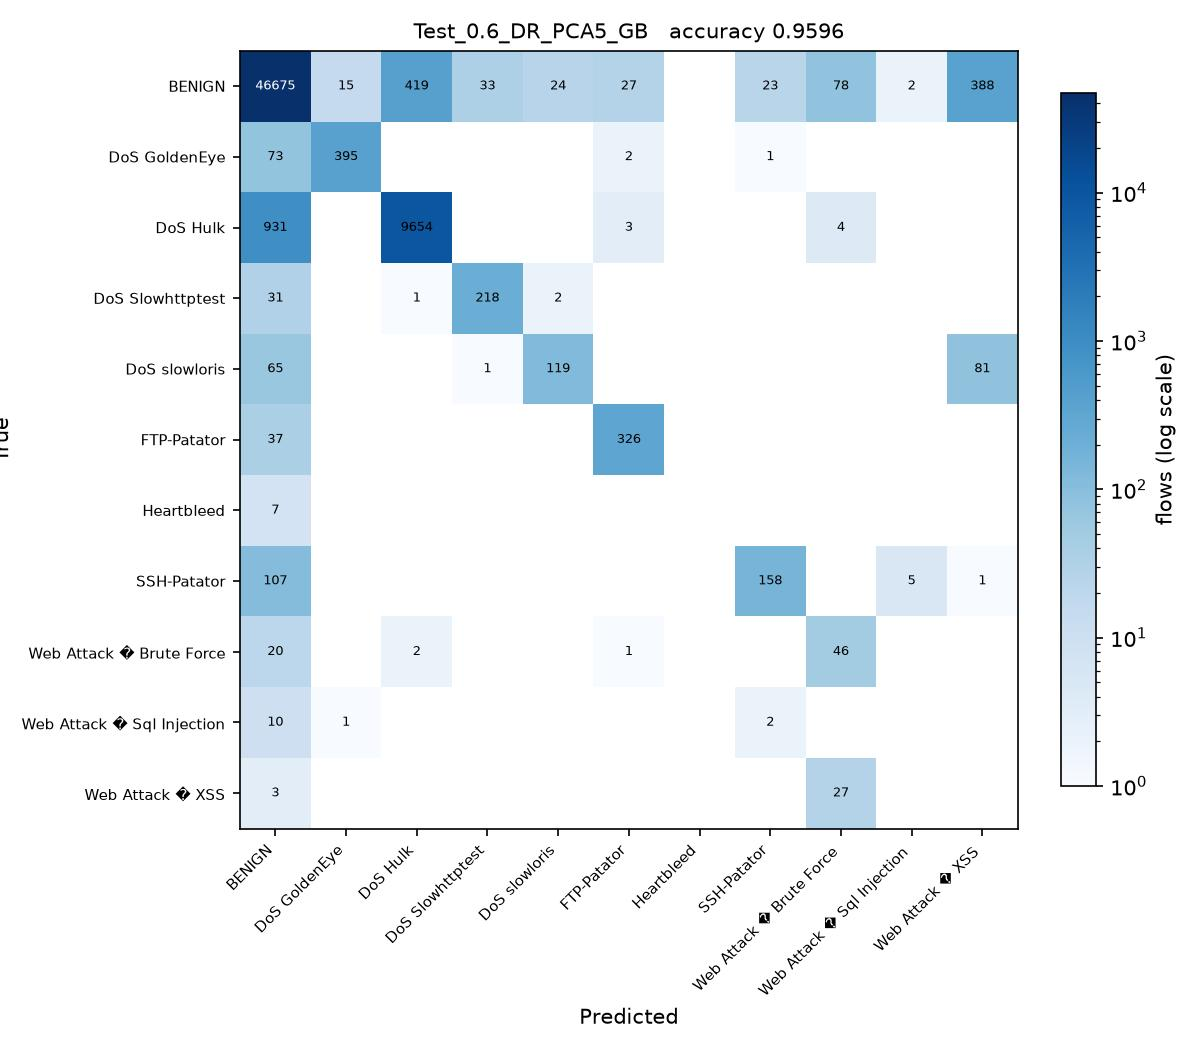

Write the Python code that produced this figure.
# Test_0.6_DR_PCA5_GB.py
#
# Test size 0.6  |  PCA, 5 components  |  Gradient Boosting (sheet #8)
#
# This is SGDC_60_40.py with the changes marked CHANGE below and nothing else.

import os
from pathlib import Path

# CHANGE 1: find the folder holding the three CSV files and run from there, so
# the plain file names below resolve no matter where this script is started
# from or how deeply it sits inside the project folder.
HERE = Path(__file__).resolve().parent
for PROJECT in [HERE, *HERE.parents]:
    if (PROJECT / 'Tuesday-WorkingHours.pcap_ISCX.csv').exists():
        os.chdir(PROJECT)
        break
else:
    raise SystemExit('Put this folder inside the folder that holds the three '
                     'CIC-IDS2017 CSV files, then run the script again.')
import numpy as np
import pandas as pd

df1 = pd.read_csv('Tuesday-WorkingHours.pcap_ISCX.csv', low_memory=True)
df2 = pd.read_csv('Wednesday-workingHours.pcap_ISCX.csv', low_memory=True)
df3 = pd.read_csv('Thursday-WorkingHours-Morning-WebAttacks.pcap_ISCX.csv', low_memory=True)

dataset = pd.concat([df1, df2, df3], ignore_index=True)

dataset.columns = dataset.columns.str.strip()

# CHANGE 2: a stratified sample of 100000 flows, the same for every run.
# Gradient Boosting builds one tree per class per stage on a single core, so all
# 1.3 million flows would take hours per script. At least 50 flows of every
# class are kept, so the rare attacks stay in the split.
label = dataset.columns[-1]
dataset = pd.concat(
    [g.sample(n=min(len(g), max(50, round(100000 * len(g) / len(dataset)))), random_state=0)
     for _, g in dataset.groupby(label)],
    ignore_index=True
)

X = dataset.iloc[:, :-1]
y = dataset.iloc[:, -1]

X = X.apply(pd.to_numeric, errors='coerce')

X.replace([np.inf, -np.inf], np.nan, inplace=True)

from sklearn.impute import SimpleImputer

imputer = SimpleImputer(missing_values=np.nan, strategy='mean')
X = imputer.fit_transform(X)

from sklearn.preprocessing import LabelEncoder

labelencoder_y = LabelEncoder()
y = labelencoder_y.fit_transform(y)

from sklearn.model_selection import train_test_split

X_train, X_test, y_train, y_test = train_test_split(
    X,
    y,
    test_size=0.6,   # CHANGE 3: test size
    random_state=0,
    stratify=y
)

# CHANGE 4: PCA, from PCA_LDA_KErnel_PCA_CODE.pdf (fit only on training data)
from sklearn.decomposition import PCA

pca = PCA(n_components=5)
X_train = pca.fit_transform(X_train)
X_test = pca.transform(X_test)

# CHANGE 5: Gradient Boosting (sheet #8) in place of SGDClassifier
from sklearn.ensemble import GradientBoostingClassifier

# random_state=0 is the only addition to the sheet: without a seed the trees
# break ties between equally good splits at random, so a rerun gives
# different numbers (by several points on these components).
classifier = GradientBoostingClassifier(random_state=0)

classifier.fit(X_train, y_train)

y_pred = classifier.predict(X_test) 

from sklearn.metrics import confusion_matrix
from sklearn.metrics import accuracy_score
from sklearn.metrics import precision_score
from sklearn.metrics import recall_score
from sklearn.metrics import f1_score
from sklearn.metrics import classification_report

cm = confusion_matrix(y_test, y_pred)

print("Confusion Matrix:\n")
print(cm)

print("\nAccuracy : {:.4f}".format(accuracy_score(y_test, y_pred)))
print("\nPrecision : {:.4f}".format(precision_score(y_test, y_pred, average='weighted')))
print("\nRecall : {:.4f}".format(recall_score(y_test, y_pred, average='weighted')))
print("\nF1 Score : {:.4f}".format(f1_score(y_test, y_pred, average='weighted')))

print("\nClassification Report:\n")
print(classification_report(y_test, y_pred))

# CHANGE 6: save the confusion matrix as Test_0.6_DR_PCA5_GB.jpg and record the result
import matplotlib
matplotlib.use('Agg')
import matplotlib.pyplot as plt
from matplotlib.colors import LogNorm

here = HERE                     # the folder this script sits in
names = [str(c) for c in labelencoder_y.classes_]
fig, ax = plt.subplots(figsize=(8, 7))
im = ax.imshow(cm, cmap='Blues', norm=LogNorm(vmin=1))
ax.set_xticks(range(len(names)), names, rotation=45, ha='right', fontsize=7)
ax.set_yticks(range(len(names)), names, fontsize=7)
ax.set_xlabel('Predicted')
ax.set_ylabel('True')
ax.set_title('Test_0.6_DR_PCA5_GB   accuracy {:.4f}'.format(accuracy_score(y_test, y_pred)), fontsize=10)
for i in range(cm.shape[0]):
    for j in range(cm.shape[1]):
        if cm[i, j]:
            ax.text(j, i, cm[i, j], ha='center', va='center', fontsize=6,
                    color='white' if cm[i, j] > cm.max() / 3 else 'black')
fig.colorbar(im, ax=ax, fraction=0.04, label='flows (log scale)')
fig.tight_layout()
fig.savefig(here / 'Test_0.6_DR_PCA5_GB.jpg', dpi=150)
plt.close(fig)

row = pd.DataFrame([{
    'Test': 0.6, 'DR': 'PCA5', 'Clas': 'GB',
    'Acc': round(accuracy_score(y_test, y_pred), 4),
    'Pre': round(precision_score(y_test, y_pred, average='weighted'), 4),
    'Rec': round(recall_score(y_test, y_pred, average='weighted'), 4),
    'F1': round(f1_score(y_test, y_pred, average='weighted'), 4),
    'script': 'Test_0.6_DR_PCA5_GB',
}])
# one file per run, so several scripts can run at the same time without
# overwriting each other. 21_run_45_mix.py merges them into the Excel sheet.
out = PROJECT / 'results' / 'parts_mix' / 'Test_0.6_DR_PCA5_GB.csv'
out.parent.mkdir(parents=True, exist_ok=True)
row.to_csv(out, index=False)
